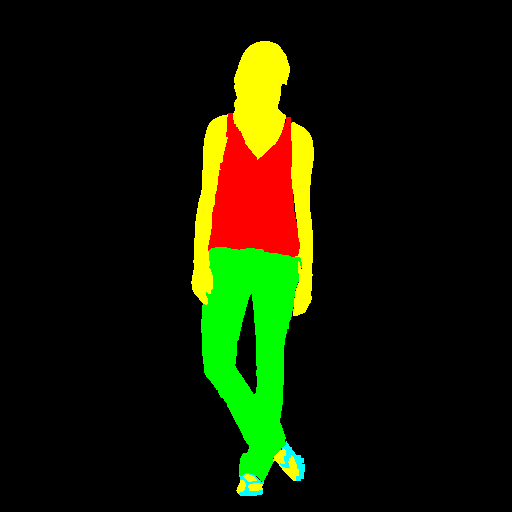
#> input picture Class21/mask_wo_index/anf_64540_01_model1_Mask_front_inspect.png, 512 x 512 px
$ jupyter execute Add_Boundary.ipynb   (shell and % lines are left out)   (Python 2 division)
#> lines starting #> are read from the running program, lines starting #| are printed output that depends on the picture; after the words box and inside, x2 and y2 are one past the last pixel; in counts of white or black regions, pixels touching at a corner belong together
[cell 1]
from PIL import Image
import numpy as np
import matplotlib.pyplot as plt
import cv2

[cell 2]
old_mask_path = './mask_wo_index/anf_64540_01_model1_Mask_front_inspect.png'
new_mask_path = './images/anf_64540_01_model1_Mask_front_inspect.png'

[cell 3]
m1 = Image.open(old_mask_path)
#> m1 is the input picture: PIL image 512x512 P; mean R, G, B 19.9, 25.8, 0.6
plt.imshow(np.array(m1))
plt.show()
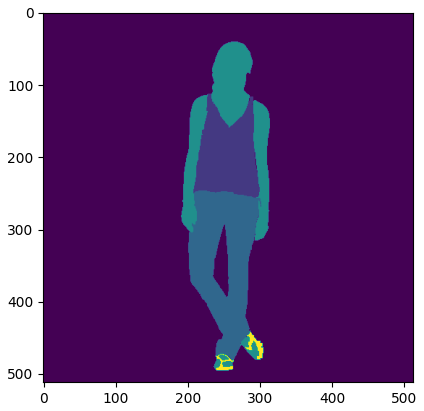
#> figure drawn by matplotlib, 1 panel; palette indices are drawn, not the picture's colours
print np.unique(np.array(m1), return_counts=True)
#| (array([0, 1, 2, 3, 6], dtype=uint8), array([226897,   8733,  14194,  11746,    574]))

[cell 4]
m2 = Image.open(new_mask_path)
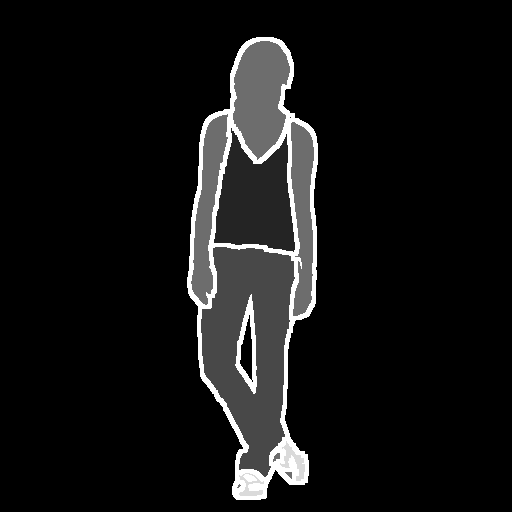
#> input picture Class21/images/anf_64540_01_model1_Mask_front_inspect.png, 512 x 512 px
#> m2 is the input picture: PIL image 512x512 L; min 0, max 7, mean 0.529
plt.imshow(np.array(m2))
plt.show()

[cell 5]
old_m1 = np.array(m1)
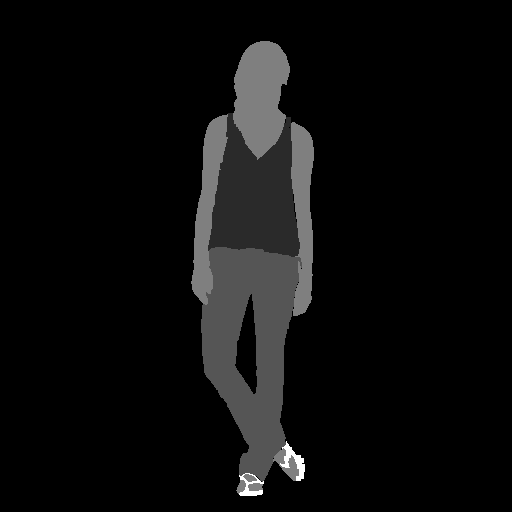
#> old_m1: shape (512, 512); min 0, max 6, mean 0.289; drawn with min black and max white
dil = cv2.dilate(old_m1, np.ones((5, 5)), iterations=1)
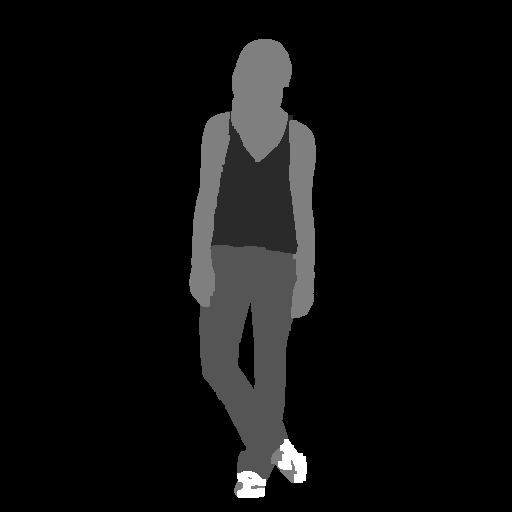
#> dil: shape (512, 512); min 0, max 6, mean 0.338; drawn with min black and max white
plt.imshow(dil)
plt.show()
ero = cv2.erode(old_m1, np.ones((5,5)), iterations=1)
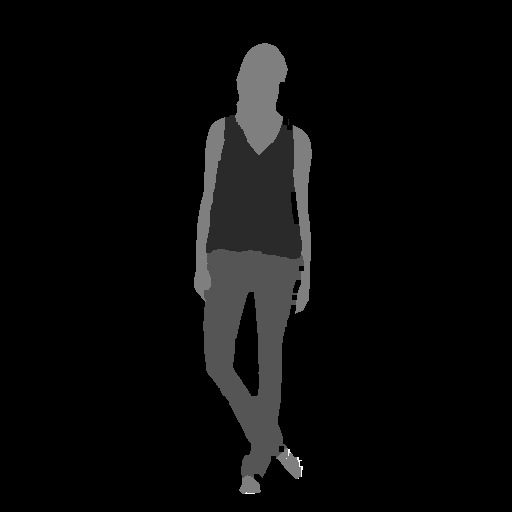
#> ero: shape (512, 512); min 0, max 6, mean 0.241; drawn with min black and max white

[cell 6]
bndr = dil - ero
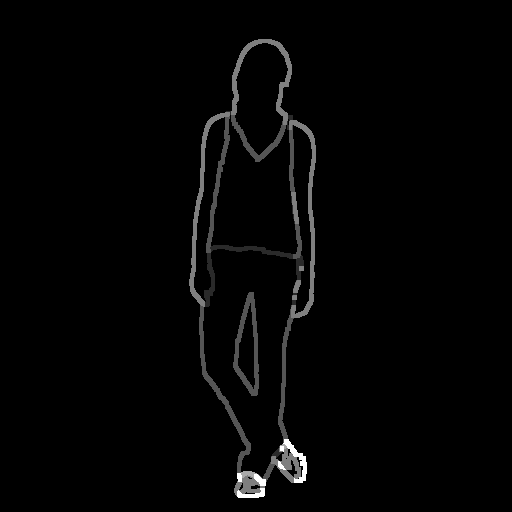
#> bndr: shape (512, 512); min 0, max 6, mean 0.0976; drawn with min black and max white
plt.imshow(bndr)
plt.show()

[cell 7]
print np.unique(bndr)
#| [0 1 2 3 4 6]

[cell 8]
# plt.imshow( np.array( m1 == 5 ) )
# plt.show()
# print ( np.array( m1 == 5 ).shape )

[cell 9]
ans = m1 * np.array(bndr==0)
plt.imshow(ans)
print np.unique( ans )
#| [0 1 2 3 6]

[cell 10]
new_bndr = np.array(bndr!=0)*7
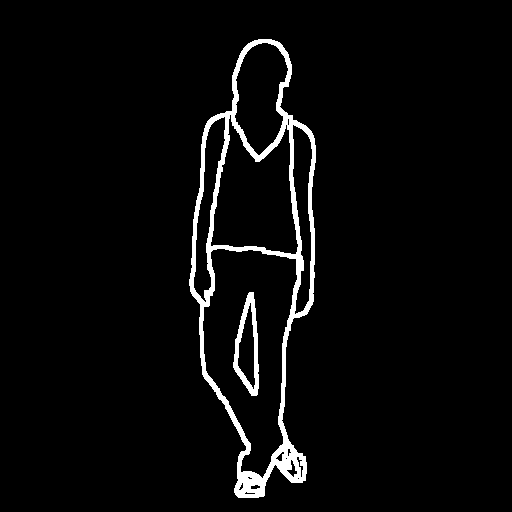
#> new_bndr: shape (512, 512) int64; values 0 (black) and 7 (white), 3.8% white; 2 white regions, box (x1, y1, x2, y2) and area: (189, 39, 316, 498) 8909, (233, 292, 259, 396) 969
plt.imshow(new_bndr)

[cell 11]
ans = ans + new_bndr
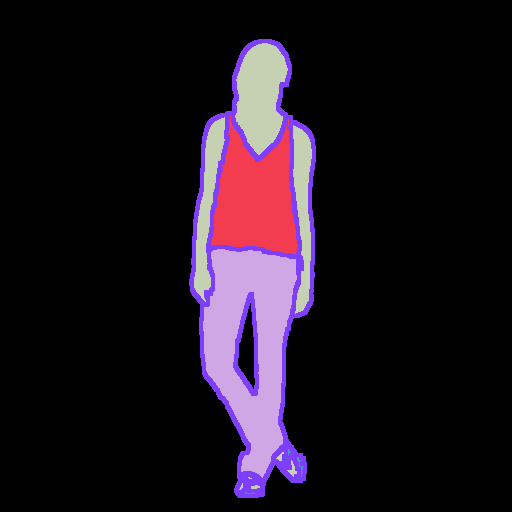
#> ans: shape (512, 512) int64; 6 distinct labels, from 0 to 7; one colour per label, 0 black
plt.imshow(ans)

[cell 12]
print np.unique(ans)
#| [0 1 2 3 6 7]

[cell 13]
plt.imshow(np.array(ans==7))
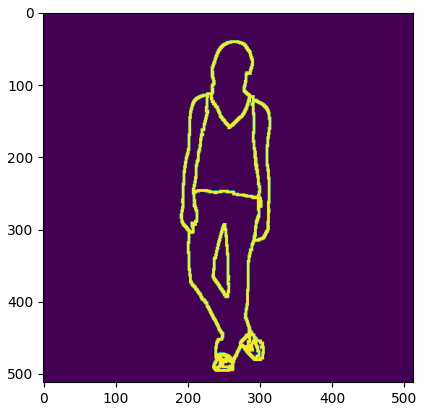
#> figure drawn by matplotlib, 1 panel
